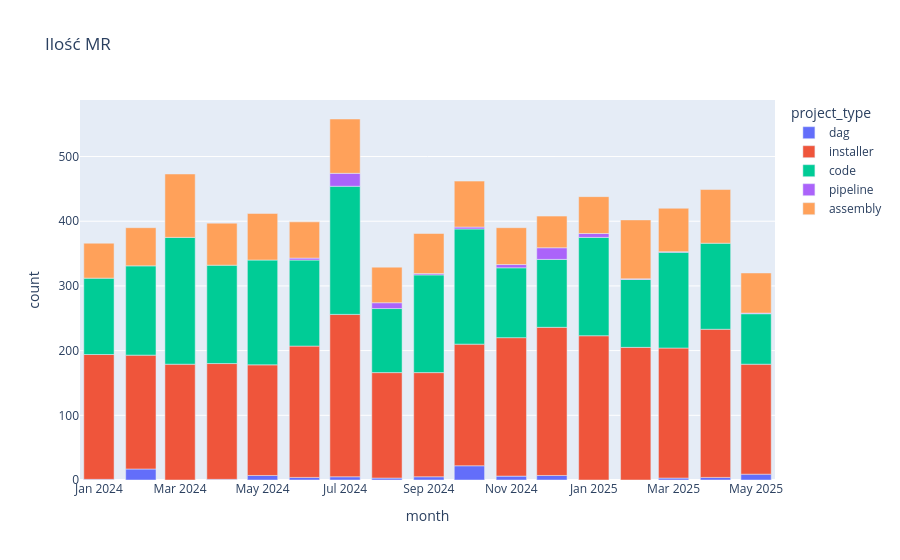

Write notebook code for a chart like this one.
### Markdown cell above
# Ilość zmergowanych merge requestów miesięcznie

### Code cell
px.bar(mrs_count_by_type.toPandas(),x='month',y='count',color='project_type',title='Ilość MR')
